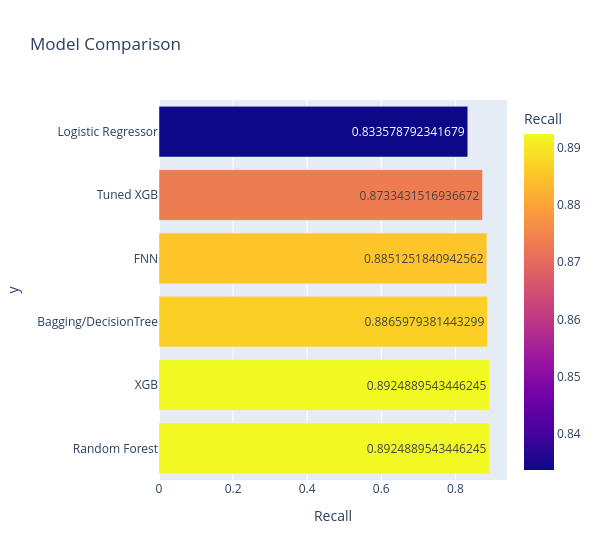

This figure's notebook cell:
### Code cell
# Compare models

# Sort dataframe by the metric
performance.sort_values('Recall', ascending=False, inplace=True)

# Plot model metrics

plt.figure(figsize=(6,3))

# Using seaborn to plot
# ax = sns.barplot(data=performance, x='ROC_AUC', y=performance.index.tolist())
# # Add data labels to the bars
# for i, v in enumerate(performance['AUC_ROC']):
#     ax.text(v + 0.02, i, str(round(v, 4)))
# ax.set_title('Model Comparison')
# plt.tight_layout()

# Using plotly express to plot
px.bar(data_frame=perf, x='Recall', y=perf.index.tolist(), width=600,
       text='Recall', title='Model Comparison', color='Recall')

### Figure 1 — Plotly figure (JSON) as saved in the notebook; plotly's stock layout.template omitted (floating-point values rounded to 4 significant figures)
{"data": [{"hovertemplate": "Recall=%{marker.color}<br>y=%{y}<extra></extra>", "legendgroup": "", "marker": {"color": [0.8925, 0.8925, 0.8866, 0.8851, 0.8733, 0.8336], "coloraxis": "coloraxis", "pattern": {"shape": ""}}, "name": "", "orientation": "h", "showlegend": false, "text": [0.8925, 0.8925, 0.8866, 0.8851, 0.8733, 0.8336], "textposition": "auto", "type": "bar", "x": [0.8925, 0.8925, 0.8866, 0.8851, 0.8733, 0.8336], "xaxis": "x", "y": ["Random Forest", "XGB", "Bagging/DecisionTree", "FNN", "Tuned XGB", "Logistic Regressor"], "yaxis": "y"}], "layout": {"barmode": "relative", "coloraxis": {"colorbar": {"title": {"text": "Recall"}}, "colorscale": [[0, "#0d0887"], [0.1111, "#46039f"], [0.2222, "#7201a8"], [0.3333, "#9c179e"], [0.4444, "#bd3786"], [0.5556, "#d8576b"], [0.6667, "#ed7953"], [0.7778, "#fb9f3a"], [0.8889, "#fdca26"], [1, "#f0f921"]]}, "legend": {"tracegroupgap": 0}, "title": {"text": "Model Comparison"}, "width": 600, "xaxis": {"anchor": "y", "domain": [0, 1], "title": {"text": "Recall"}}, "yaxis": {"anchor": "x", "domain": [0, 1], "title": {"text": "y"}}}}
